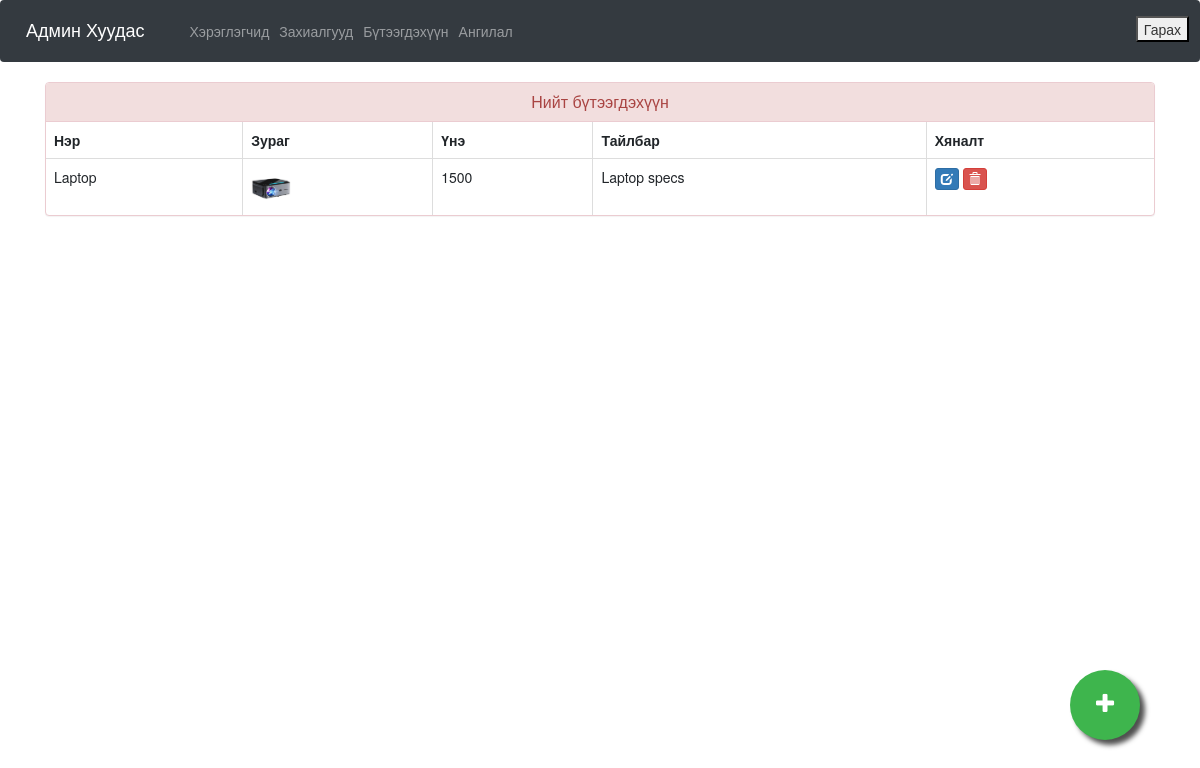
The page /admin-products (signed in) on the database as committed earlier.
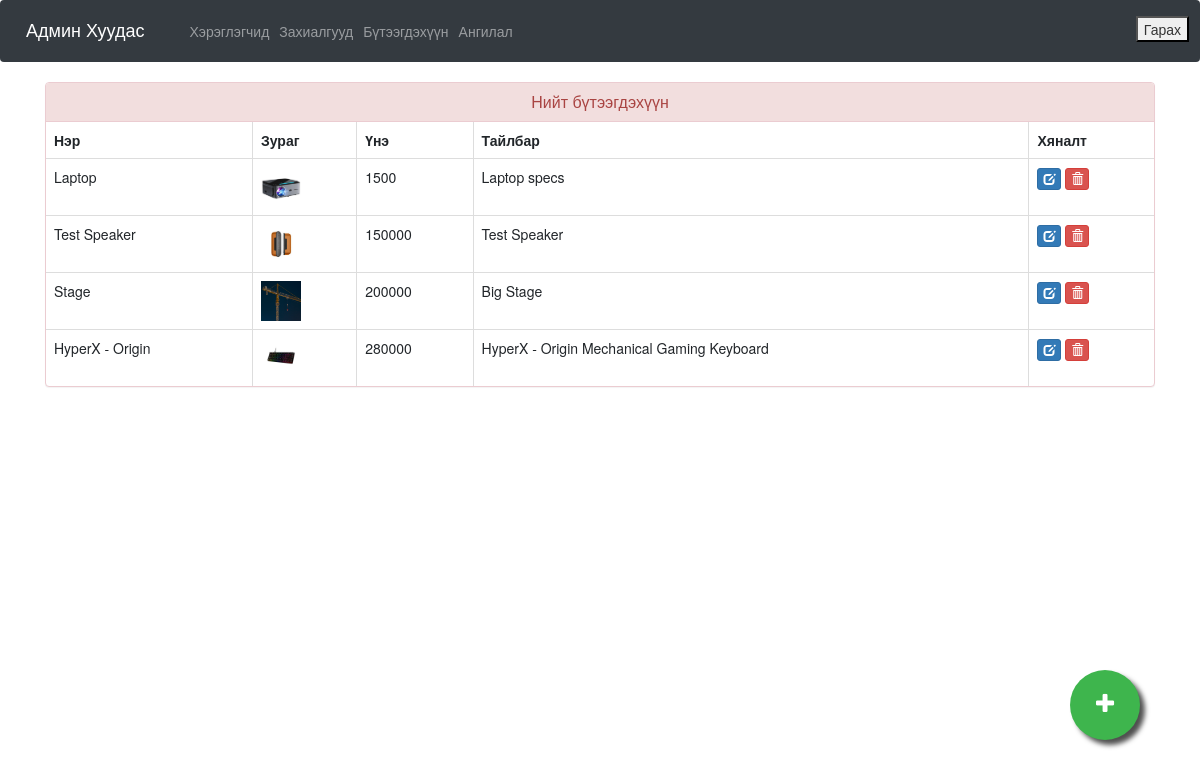
The same page on the database as committed later.
### ecom/models.py (models this page shows, shortened)
class Product(models.Model):
    name=models.CharField(max_length=100)
    product_image= models.ImageField(upload_to='product_image/',null=True,blank=True)
    price = models.PositiveIntegerField(null=False, default=0)
    discount = models.BooleanField(default=False)
    discount_price = models.PositiveIntegerField(null=False, default=0)
    discount_type=models.CharField(max_length=40, null=True)
    description=models.CharField(max_length=200)
    category = models.ForeignKey(ProductCategory, null=True, on_delete=models.DO_NOTHING)

### ecom/views.py (the view)
# urls.py: path('admin-products', views.admin_products_view,name='admin-products'),
@login_required(login_url='adminlogin')
def admin_products_view(request):
    products=models.Product.objects.all()
    return render(request,'ecom/admin/admin_products.html',{'products':products})

### templates/ecom/admin/admin_products.html (shortened to what this page needs)
{% extends 'ecom/admin/admin_base.html' %}
{% load static %}
{% block content %}
<head>
  <link href="//netdna.bootstrapcdn.com/bootstrap/3.0.0/css/bootstrap.min.css" rel="stylesheet" id="bootstrap-css">
</head>
<div class="container">
  <div class="panel panel-danger">
    <div class="panel-heading">
      <h6 class="panel-title">Нийт бүтээгдэхүүн</h6>
    </div>
    <table class="table table-hover table-bordered" id="dev-table">
      <thead>
        <tr>
          <th>Нэр</th>
          <th>Зураг</th>
          <th>Үнэ</th>
          <th>Тайлбар</th>
          <th>Хяналт</th>
        </tr>
      </thead>
      {% for p in products %}
  {% if p %}
      <tr>
        <td> {{p.name}}</td>
        <td>
          {% if p.product_image %}
              <img src="{{ p.product_image.url }}" alt="Profile Pic" height="40px" width="40px" />
          {% else %}
              <img src="{% static 'images/placeholder.png' %}" alt="No image" height="40px" width="40px" />
          {% endif %}
        </td>
        <td>{{p.price}}</td>
        <td>{{p.description}}</td>
        <td><a class="btn btn-primary btn-xs" href="{% url 'update-product' p.id  %}"><span class="glyphicon glyphicon-edit"></span></a>
          <a class="btn btn-danger btn-xs" href="{% url 'delete-product' p.id  %}"><span class="glyphicon glyphicon-trash"></span></a></td>
      </tr>
      {%else%}
      <br><br><br>
      <h1>No Products!!</h1>
      {% endif %}
      {% endfor %}
    </table>
  </div>
</div>
<a href="/admin-add-product" class="float">
<i class="fa fa-plus my-float"></i>
</a>
{% endblock content %}

Rows that differ between the two databases and show on the page:
added Product: name "Test Speaker", product_image (picture), price "150000", description "Test Speaker"
added Product: name "Stage", product_image (picture), price "200000", description "Big Stage"
added Product: name "HyperX - Origin", product_image (picture), price "280000", description "HyperX - Origin Mechanical Gaming Keyboard"
